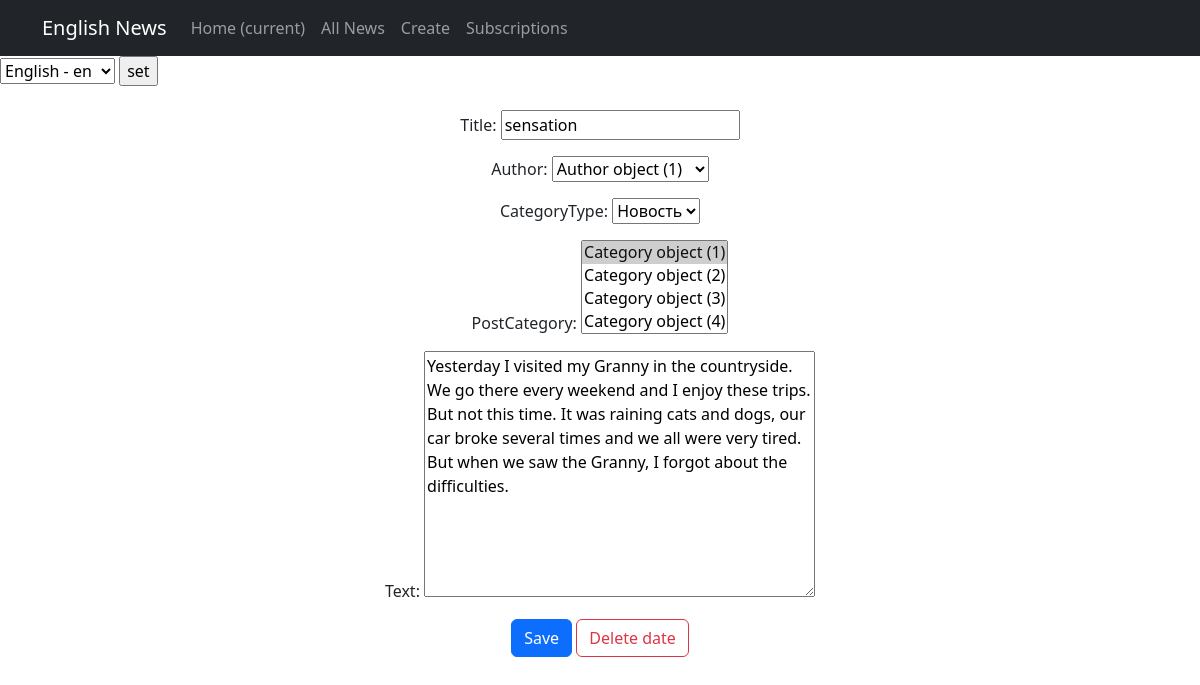
/news/1/update/ (signed in), run on the app's committed database.
### newapp/models.py (models this page shows, shortened)
class Post(models.Model):
    author = models.ForeignKey(Author, on_delete=models.CASCADE)
    NEWS = 'NW'
    ARTICLE = 'AR'
    CATEGORY_CHOICES = [
        (NEWS, 'Новость'),
        (ARTICLE, 'Статья'),
    ]
    categoryType = models.CharField(max_length=2, choices=CATEGORY_CHOICES, default=ARTICLE)
    dateCreation = models.DateTimeField(auto_now_add=True)
    postCategory = models.ManyToManyField(Category, through='PostCategory')
    title = models.CharField(max_length=128)
    text = models.TextField()
    rating = models.SmallIntegerField(default=0)

### newapp/views.py (the view)
# urls.py: path('<int:pk>/update/', PostUpdate.as_view()),
class PostUpdate(PermissionRequiredMixin, UpdateView):
    permission_required = 'post.change_post'
    form_class = PostForm
    model = Post
    template_name = 'flatpages/post_edit.html'
    def get_context_data(self, **kwargs) -> dict:
        context = super().get_context_data(**kwargs)
        context['page_title'] = "Редактировать статью"
        return context

### newapp/forms.py (shortened to what this page needs)
class PostForm(forms.ModelForm):
   class Meta:
       model = Post
       fields = ['title', 'author', 'categoryType', 'postCategory', 'text']

### templates/flatpages/post_edit.html (shortened to what this page needs)
{% extends 'flatpages/default.html' %}
{% block content %}
{% block body %}
<form action="" method="post" class="my-4">
    {{ form.as_p }}
    <input type="submit" value="Save" class="btn btn-primary"/>
    <a class="btn btn-outline-danger" role="button" href="{{ request.path }}">Delete date</a>
</form>
{% endblock body %}
{% endblock content %}

### data on the page
Post: title "sensation", author "Author object (1)", categoryType "Новость", text "Yesterday I visited my Granny in the countryside. We go there every weekend and I enjoy these trips. But not this time. It was raining cats and dogs, our car broke several times and we all were very tired. But when we saw the Granny, I forgot about the difficulties."

### other printed values
form field language "English - en"
